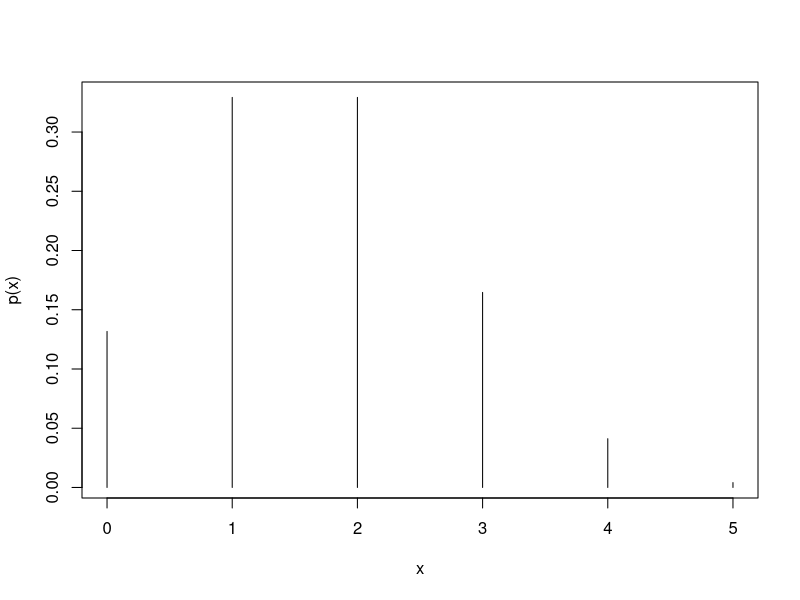
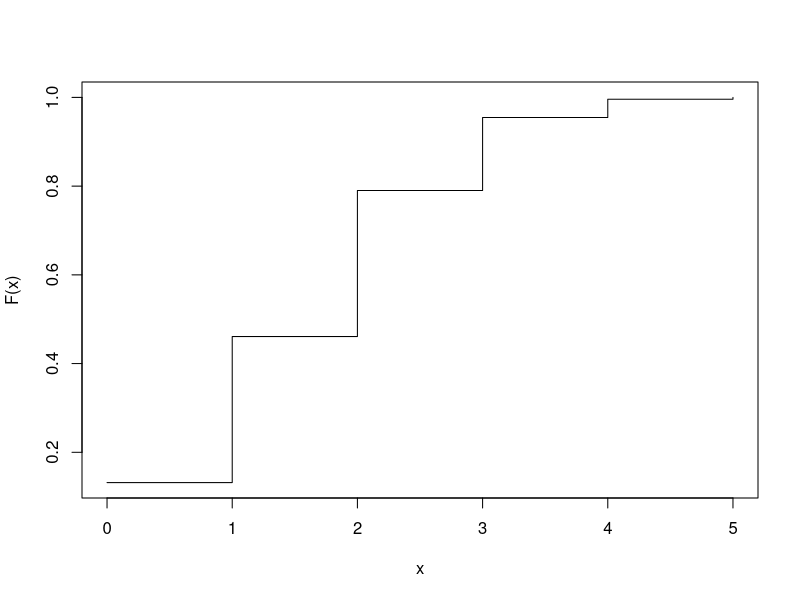
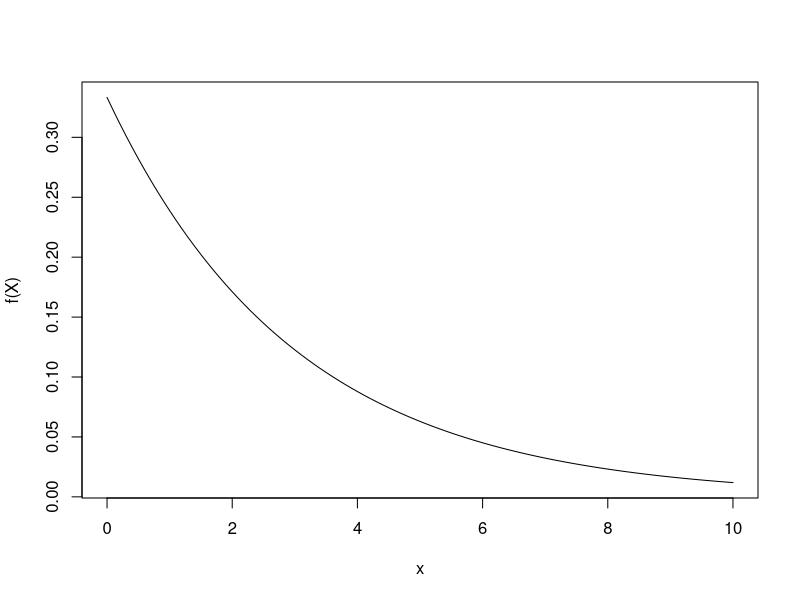
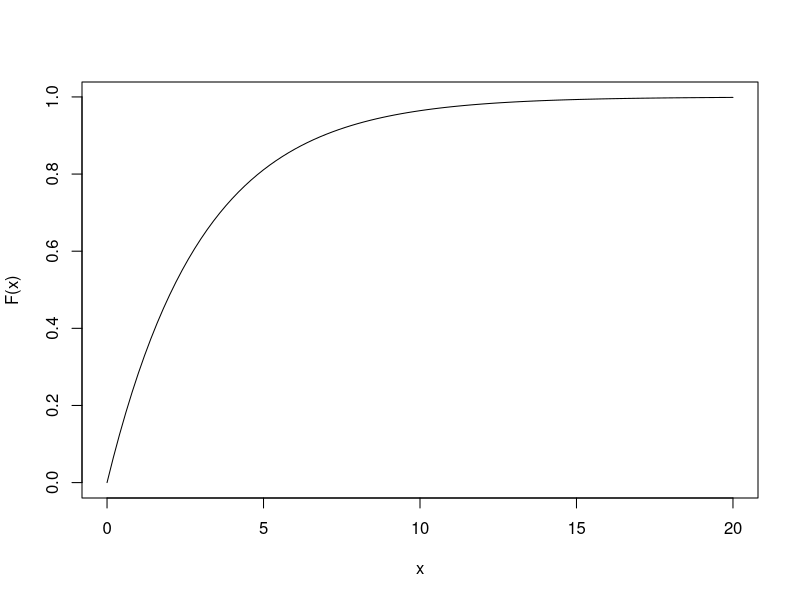
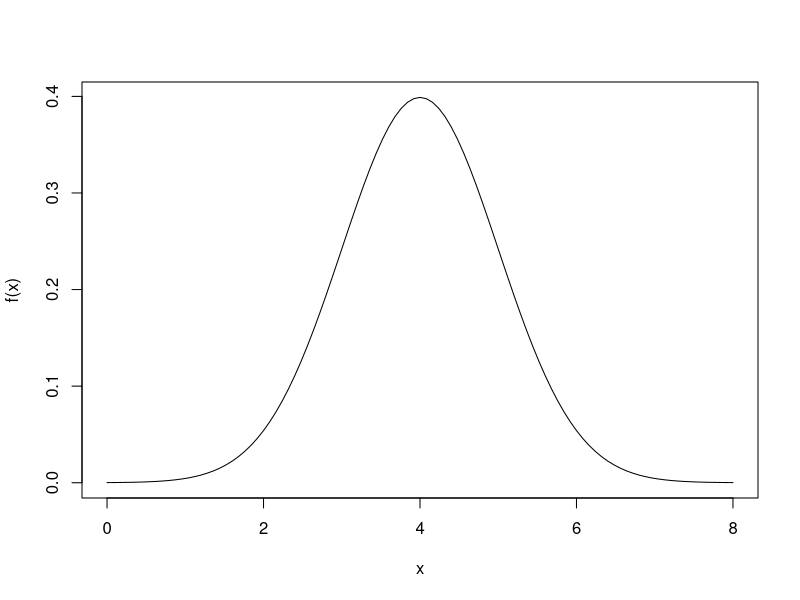
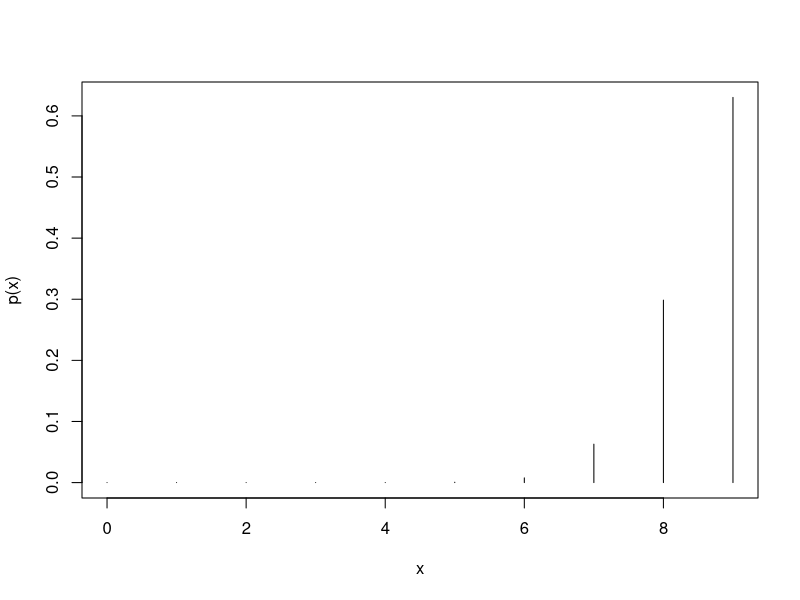

Recreate these plots in R, in order.
setwd("C:/Users/xabie/Documents/GitHub/R/PRACTICAS 2022-2023/Practica 4/")

#### EJEMPLOS DISCRETAS
###1. Considere una variable aleatoria que sigue una distribucion binomial con parametros n=10, p=0,3. Calcule:
##a) La probabilidad de que la variable tome el valor de 4. Es decir, P(X=4).
dbinom(4,10,0.3)
##b) La probabilidad acumulada hasta llegar al valor de 4. Es decir, P(X<=4).
pbinom(4,10,0.3)

###2. Considere una variable aleatoria que sigue una distribucion geometrica con parametro p=0.45. Calcule:
##a) La probabilidad de que la variable tome el valor de 3. Es decir, P(X=3).
dgeom(3,0.45)
##b) La probabilidad acumulada hasta llegar al valor de 3. Es decir, P(X<=3)
pgeom(3,0.45)

###3. Considere una variable aleatroia que sigue una distribucion de Poisson con parametro lam=3
##a) La probabilidad de que la variable aleatroia tome el valor de 8. Es decir, P(X=8).
dpois(8,3)
##b) La probabilidad acumulada hasta llegar al valor de 8. Esto es, P(X<=8)
ppois(8,3)

###4. Una variable aleatroia que sigue una distribucion binomial negativa. En un laboratorio, la probabilidad de que una medida se registre de forma correcta es de 0.78
##a) Cual es la probabilidad de tener que realizar 15 mediciones para registrar 10 correctas
dnbinom(5,10,0.78)
##b) Cual es la probabilidad de tener que realizar al menos 15 mediciones para registrar 10 mediciones correctas
1-pnbinom(4,10,0.78)

###5. Una variable aleatoria que sigue una distribucion hipergeometrica. Se tiene 10 bolas en una urna, 6 negras y 4 blancas. Se sacan 3 bolas sin reposicion.
##a) Cual es la probabilidad de obtener 2 bolas blancas
dhyper(2,4,6,3)
##b) Cual es la probabilidad de obtener como maximo 2 bolas blancas?
phyper(2,4,6,3)
##c) Cual es la probabilidad de obtener al menos 2 bolas blancas?
1-phyper(1,4,6,3)
###6. Lanzamiento de 5 dados y contabilizar el numero de 1 o 2 obtenidos. Es decir, X: Numero de 1 o 2 logrados en el lanzamiento de 5 dados
x<-0:5
plot(x,dbinom(x,5,2/6),type="h",ylab="p(x)")
plot(x,pbinom(x,5,2/6),type="s",ylab="F(x)")

####EJEMPLOS CONTINUAS
###1. Una variable aleatoria que sigue una distribucion uniforme. Para metros a=10, b=40
##a) P(x<30)
punif(30,10,40)
###2. Una variable aleatoria que sigue una distribucion exponencial. Parametro B=5. Calcule:
##a) P(4<=x<=6)
pexp(6,1/5)-pexp(4,1/5)
###3. Una variable aleatoria que sigue una distribucion normal. Parametros u=65.6 o=14.74. Calcule:
##a) P(X<60)
pnorm(60,65.6,14.74)
##b) Que valor de x deja el 12,1 de la distribucion a su derecha?
qnorm(0.121,65.6,14.47,lower.tail = F)
##c) P(X>45)
1-pnorm(45,65.6,14.74)
###4. Una variable aleatroia que sigue una distribucion exponencial con B=3. Represente la funcion de densidad
curve(dexp(x,1/3),from=0, to=10, ylab="f(X)")
###5. Una variable aleatoria que sigue una distribucion exponencial con B=3. Represente la funcion de distribucion.
curve(pexp(x,1/3),0,20,ylab="F(x)")
###6. Una variable aleatoria que sigue una distribucion normal con u=4 y o=1. Represente la funcion de densidad.
curve(dnorm(x,4,1),0,8,ylab="f(x)")

####EJERCICIOS
###1. Al año una consultoria de promedio da consejo a 1200 personas. En un momento al azar, calcule:
##a) La probabilidad de dar consejo a mas de 1085 personas.
#P(X>=1085)->1-P(X<1085)->1-P(X<=1084)
1-dpois(1084,1200)
##b) La probabilidad de dar consejos entre 1200 y 1300 personas.
#P(1200<=X<=1300)->P(X<=1300)-(1-P(X<=1199))
ppois(1300,1200)-(1-ppois(1199,1200))

###4. Supongase que un sistema se compone de 9 elementos y que para que el sistema funcione de forma correcta al menos seis de ellos deben estar operativos
##a) Si la probabilidad de que un elemento esta operativo es de 0.95, calcule la probabilidad de que todo el sistema funcione de forma correcta.
#P(x>=6)->1-P(X<6)=1-P(X<=5)
1-pbinom(5,9,0.95)
##b) Represente la funcion de probabilidad.
x<-0:9
plot(x,dbinom(x,9,0.95),type="h",ylab="p(x)")
